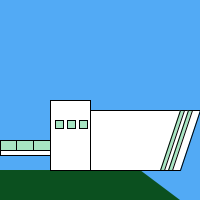
Frame 1 (no input)
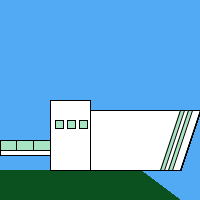
Frame 60 (the mouse pressed at the canvas centre just before this capture)
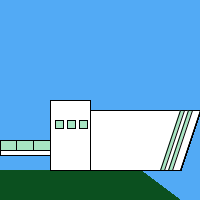
Frame 120 (the mouse held since frame 60 and released just before this capture)

The Processing sketch that drew these frames (run headless with seeded random() and noise(); from frame 60 on, the mouse is pressed at the canvas centre):

// Processing sketch: processing_97818
// ── processing_97818.pde

//Daniela Bernaski Meira
// Fachada


void setup() {
  size(200, 200);
  background(82, 170, 245);
}

float x=0;
int y=140;
int d=55;
int v=120;

void draw() {

  noStroke();
  fill(11, 80, 31);
  rect(0, 170, 140, 30);
  triangle(140, 170, 180, 200, 140, 200);

  stroke(0);
  fill(255);
  rect(50, 100, 40, 70);
  quad(90, 110, 200, 110, 180, 170, 90, 170);



  fill(255);
  rect(0, 150, 50, 5);

  for (x=0; x<45; x=x+16.5) {
    for (y=140; y<151; y= y+14) {
      fill(167, 229, 194);
      rect(x, y, 17, 10);
    }
  }


  for (d=55; d<86; d=d+12) {
    for (v=120; v<131; v=v+15) {
      rect(d, v, 8, 8);
    }
  }


  if (mouseX<140 && mouseY>170 && mouseY<200)
    fill(250, 255, 21);
  else
    fill(167, 229, 194);

  quad(168, 170, 188, 110, 192, 110, 172, 170);
  quad(160, 170, 180, 110, 184, 110, 164, 170);

  
}
